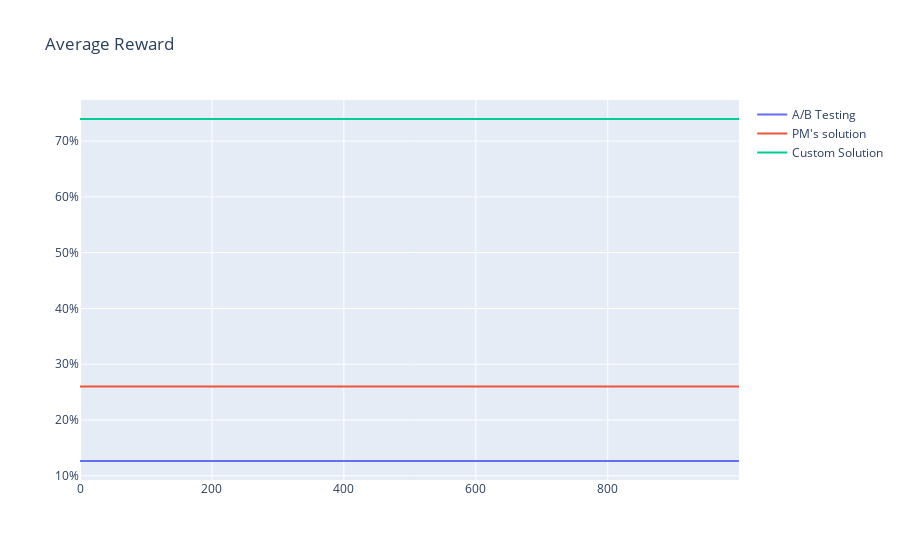

Notebook code for this chart:
### Code cell
plot(mc, metric = "average_reward", title="Average Reward", is_marketing_name=True, is_percents = True).show()

### Figure 1 — Plotly figure (JSON) as saved in the notebook; plotly's stock layout.template omitted (floating-point values rounded to 4 significant figures; data arrays with more than 128 entries replaced by an {"elided": "..."} marker saying what was removed)
{"data": [{"mode": "lines", "name": "A/B Testing", "type": "scatter", "x": {"elided": "1000 int values"}, "y": {"elided": "1000 float values"}}, {"mode": "lines", "name": "PM's solution", "type": "scatter", "x": {"elided": "1000 int values"}, "y": {"elided": "1000 float values"}}, {"mode": "lines", "name": "Custom Solution", "type": "scatter", "x": {"elided": "1000 int values"}, "y": {"elided": "1000 float values"}}], "layout": {"autosize": true, "title": {"text": "Average Reward"}, "yaxis": {"tickformat": "0.0%"}}}
